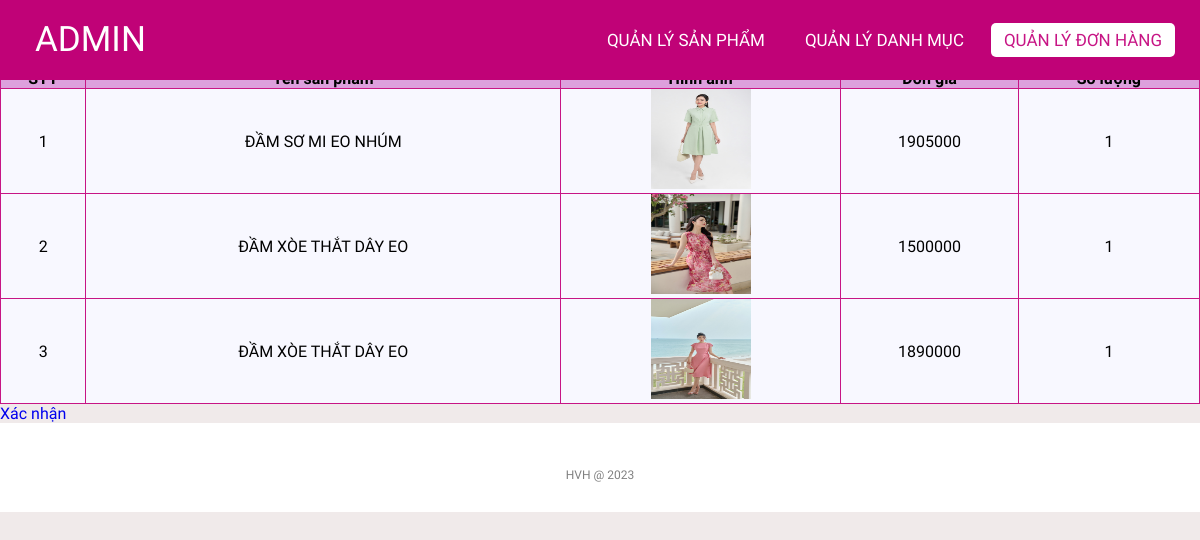
Page /admin/orderlistdetail.php?orderId=45 (signed in) on the committed database.
### tables this page shows
CREATE TABLE `order_details` (
  `id` int(11) NOT NULL,
  `orderId` int(11) NOT NULL,
  `productId` int(11) NOT NULL,
  `qty` int(11) NOT NULL,
  `productPrice` decimal(10,0) NOT NULL,
  `productName` varchar(100) NOT NULL,
  `productImage` varchar(50) NOT NULL
);

### classes/order.php (called while the page is built, shortened)
<?php
$filepath = realpath(dirname(__FILE__));
include_once($filepath . '/../lib/database.php');
?>
<?php
class order
{
    private $db;
    public function __construct()
    {
        $this->db = new Database();
    }
    public function getById($id)
    {
        $query = "SELECT * FROM orders WHERE id = '$id' ";
        $mysqli_result = $this->db->select($query);
        if ($mysqli_result) {
            $result = mysqli_fetch_all($this->db->select($query), MYSQLI_ASSOC)[0];
            return $result;
        }
        return false;
    }
}
?>

### lib/database.php (called while the page is built, shortened)
<?php
class Database extends PDO
{
  public $host   = DB_HOST;
  public $user   = DB_USER;
  public $pass   = DB_PASS;
  public $dbname = DB_NAME;
  public $link;
  private function connectDB()
  {
    $this->link = new mysqli(
      $this->host,
      $this->user,
      $this->pass,
      $this->dbname
    );
  }
  public function select($query)
  {
    $result = $this->link->query($query);
    if ($result->num_rows > 0) {
      return $result;
    } else {
      return false;
    }
  }
}

### classes/orderDetails.php (called while the page is built, shortened)
<?php
$filepath = realpath(dirname(__FILE__));
include_once($filepath . '/../lib/database.php');
?>
<?php
class orderDetails
{
    private $db;
    public function __construct()
    {
        $this->db = new Database();
    }
    public function getOrderDetails($orderId)
    {
        $query = "SELECT * FROM order_details WHERE orderId = $orderId ";
        $mysqli_result = $this->db->select($query);
        if ($mysqli_result) {
            $result = mysqli_fetch_all($this->db->select($query), MYSQLI_ASSOC);
            return $result;
        }
        return false;
    }
}
?>

### admin/orderlistdetail.php (the view, shortened to what this page needs)
<?php
include '../classes/orderDetails.php';
include '../classes/order.php';
$orderDetails = new orderDetails();
$result = $orderDetails->getOrderDetails($_GET['orderId']);
$order = new order();
$order_result = $order->getById($result[0]['orderId']);
?>
<!DOCTYPE html>
<html lang="en">
<head>
    <link rel="stylesheet" href="css/style.css">
    <link rel="stylesheet" href="https://cdnjs.cloudflare.com/ajax/libs/font-awesome/5.15.4/css/all.min.css">
</head>
<body>
    <nav>
        <label class="logo">ADMIN</label>
        <ul>
            <li><a href="productlist.php">Quản lý Sản phẩm</a></li>
            <li><a href="categoriesList.php">Quản lý Danh mục</a></li>
            <li><a href="orderlist.php" class="active">Quản lý Đơn hàng</a></li>
        </ul>
    </nav>
    <div class="title">
        <h1>Chi tiết đơn đặt hàng <?= $order_result['id'] ?></h1>
    </div>
    <div class="container">
        <?php
        if ($result) { ?>
            <table class="list">
                <tr>
                    <th>STT</th>
                    <th>Tên sản phẩm</th>
                    <th>Hình ảnh</th>
                    <th>Đơn giá</th>
                    <th>Số lượng</th>
                </tr>
                <?php $count = 1;
                foreach ($result as $key => $value) { ?>
                    <tr>
                        <td><?= $count++ ?></td>
                        <td><?= $value['productName'] ?></td>
                        <td><img class="image-cart" src="uploads/<?= $value['productImage'] ?>" alt=""></td>
                        <td><?= $value['productPrice'] ?></td>
                        <td><?= $value['qty'] ?></td>
                    </tr>
                <?php }
                ?>
            </table>
            <?php
            if ($order_result['status'] == 'Processing') { ?>
                <a href="processed_order.php?orderId=<?= $_GET['orderId'] ?>">Xác nhận</a>
            <?php }
            ?>
        <?php } else { ?>
            <h3>Chưa có đơn hàng nào đang xử lý</h3>
        <?php }
        ?>
    </div>
    <footer>
        <p class="copyright">HVH @ 2023</p>
    </footer>
</body>
</html>

### admin/css/style.css (style rules this page uses)
* { padding: 0; margin: 0; text-decoration: none; list-style: none; box-sizing: border-box; }
body { font-family: Mitr; background: rgb(240, 234, 234); }
nav { top: 0; position: fixed; background: #c00277; height: 80px; width: 100%; }
label.logo { color: white; font-size: 35px; line-height: 80px; padding: 0 35px; }
nav ul { float: right; margin-right: 20px; }
nav ul li { display: inline-block; line-height: 80px; margin: 0 5px; }
nav ul li a { color: white; font-size: 17px; padding: 7px 13px; border-radius: 3px; text-transform: uppercase; border-radius: 5px; transition: 0.5s; }
.active, a:hover { background-color: white; color: mediumvioletred; }
.container { margin-top: 30px; height: auto; }
.title { background-color: white; }
footer { padding: 30px 0; background-color:white; }
footer .copyright { margin-top: 15px; text-align: center; font-size: 12px; color: gray; }
.list { width: 100%; background-color: ghostwhite; padding: 10px; border-collapse: collapse; }
.image-cart { height: 100px; width: 100px; }
th { background-color: plum; border: 1px solid mediumvioletred; }
td { border: 1px solid mediumvioletred; text-align: center; }

### rows in the picture
order_details: productName "ĐẦM SƠ MI EO NHÚM", productImage (picture), productPrice "1905000", qty "1"
order_details: productName "ĐẦM XÒE THẮT DÂY EO", productImage (picture), productPrice "1500000", qty "1"
order_details: productName "ĐẦM XÒE THẮT DÂY EO", productImage (picture), productPrice "1890000", qty "1"
